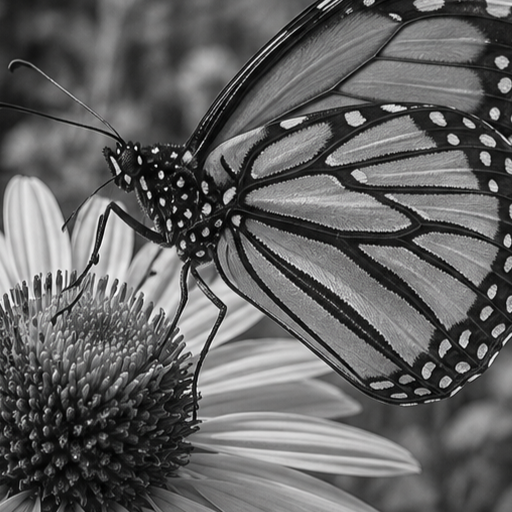
#> input picture Lab1/Part2/images/img1.png, 512 x 512 px, found by its file name
$ python preSet.py
#> lines starting #> are read from the running program, lines starting #| are printed output that depends on the picture
import cv2
import numpy as np


img1 = cv2.imread(r"S:\Computer Vision\Lab1\Part2\images\img1.png")
#> img1 is the input picture: shape (512, 512, 3); mean B, G, R 97.8, 98, 98.1
snp = cv2.imread(r"S:\Computer Vision\Lab1\Part2\images\saltandpeper.png")
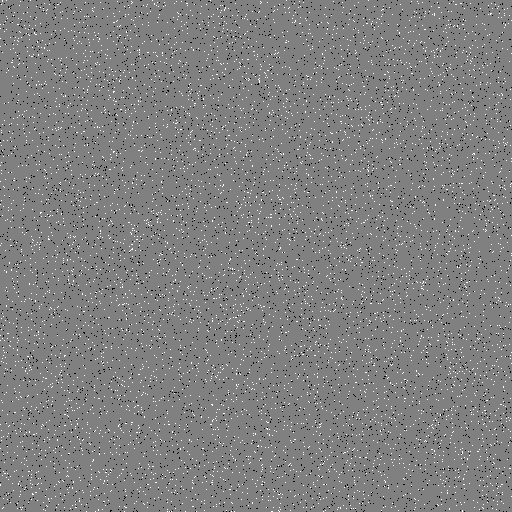
#> input picture Lab1/Part2/images/saltandpeper.png, 512 x 512 px, found by its file name
#> snp is the input picture: shape (512, 512, 3); min 0, max 255, mean 128


img2 = cv2.imread(r"S:\Computer Vision\Lab1\Part2\images\img2.png")
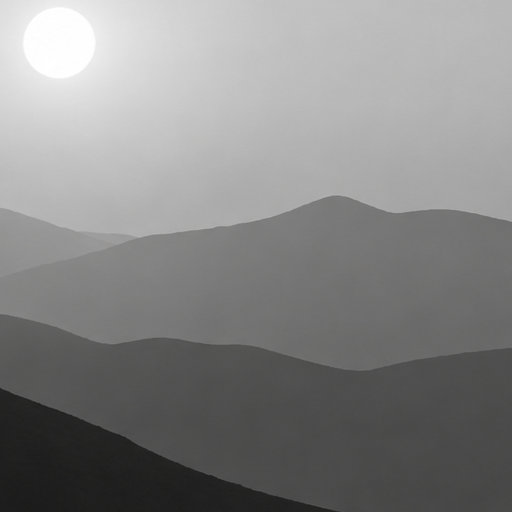
#> input picture Lab1/Part2/images/img2.png, 512 x 512 px, found by its file name
#> img2 is the input picture: shape (512, 512, 3); mean B, G, R 134, 134.1, 134.4
gau = cv2.imread(r"S:\Computer Vision\Lab1\Part2\images\gaussian.png")
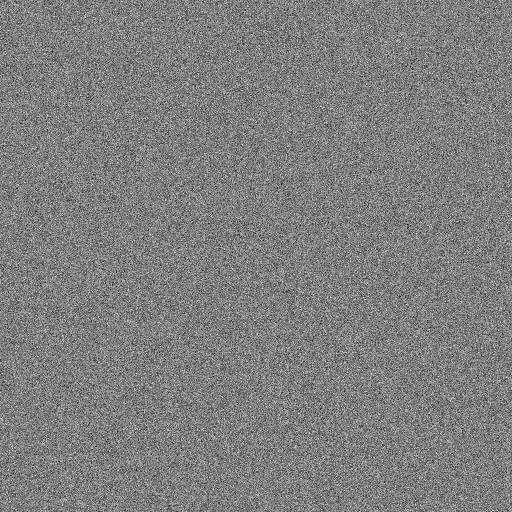
#> input picture Lab1/Part2/images/gaussian.png, 512 x 512 px, found by its file name
#> gau is the input picture: shape (512, 512, 3); min 0, max 255, mean 126.8


img1 = np.array(img1)
snp=np.array(snp)

img2 = np.array(img2)
gau=np.array(gau)

img3 = (img1 + (0.3*snp))
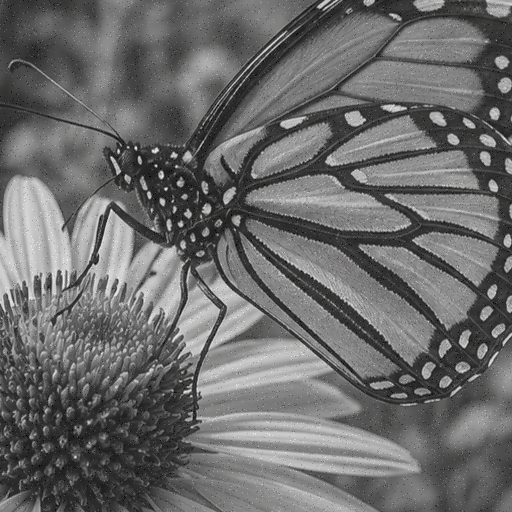
#> img3: shape (512, 512, 3) float64; mean B, G, R 136.2, 136.4, 136.5; drawn with min black and max white
img4 = (img2 + (0.2*gau))
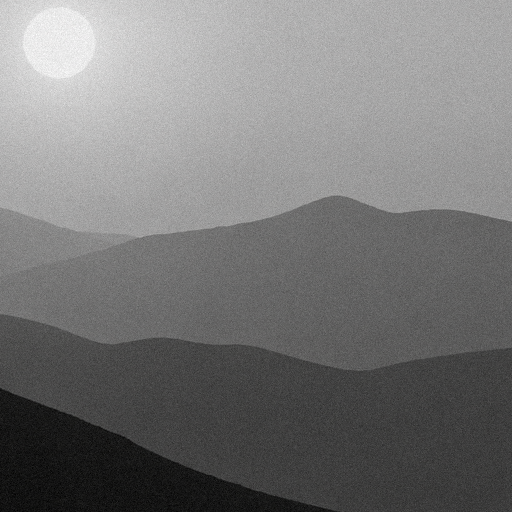
#> img4: shape (512, 512, 3) float64; mean B, G, R 159.4, 159.5, 159.8; drawn with min black and max white

cv2.imwrite(r"S:\Computer Vision\Lab1\Part2\images\img3.png" , img3)
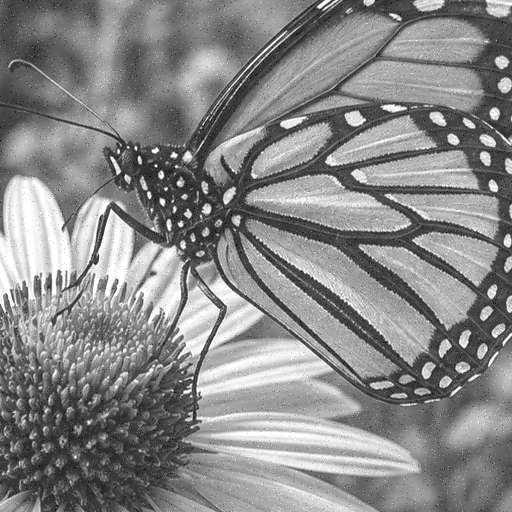
#> saved as img3.png: shape (512, 512, 3); mean B, G, R 135.8, 135.9, 136.1
cv2.imwrite(r"S:\Computer Vision\Lab1\Part2\images\img4.png" , img4)
